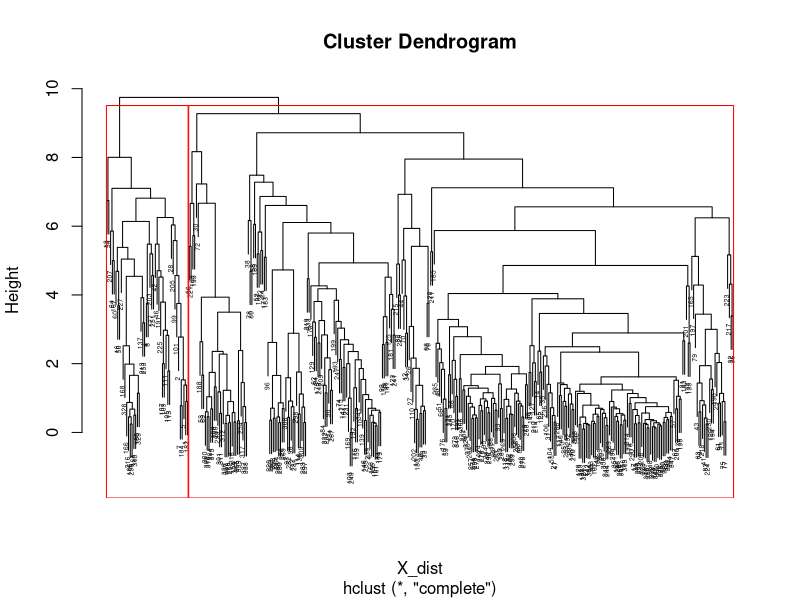

The R script that drew this image:
library(cluster)
library(pvclust)

# set.seed(128)

data <- read.csv("data/ionosphere.csv", stringsAsFactors = TRUE)
n <- nrow(data)

X <- subset(data, select = -Class)
y <- data$Class

medoids_clustering <- pam(
  X,
  k = 2,
  metric = "euclidean"
)

medoids_clustering <- medoids_clustering$clustering
medoids_clustering[medoids_clustering == 1] = "g"
medoids_clustering[medoids_clustering == 2] = "b"

err <- 1 - (sum(medoids_clustering == y) / n)
cat("Clusterization error:", err)

X_dist <- dist(X)
hierarchy <- hclust(X_dist)
plot(hierarchy, cex = 0.4)

hierarchy_clustering <- cutree(hierarchy, k = 2)
rect.hclust(hierarchy, k = 2, border = "red")
accuracy_table <- table(hierarchy_clustering, y)
err <- 1 - (sum(diag(accuracy_table)) / sum(accuracy_table))
